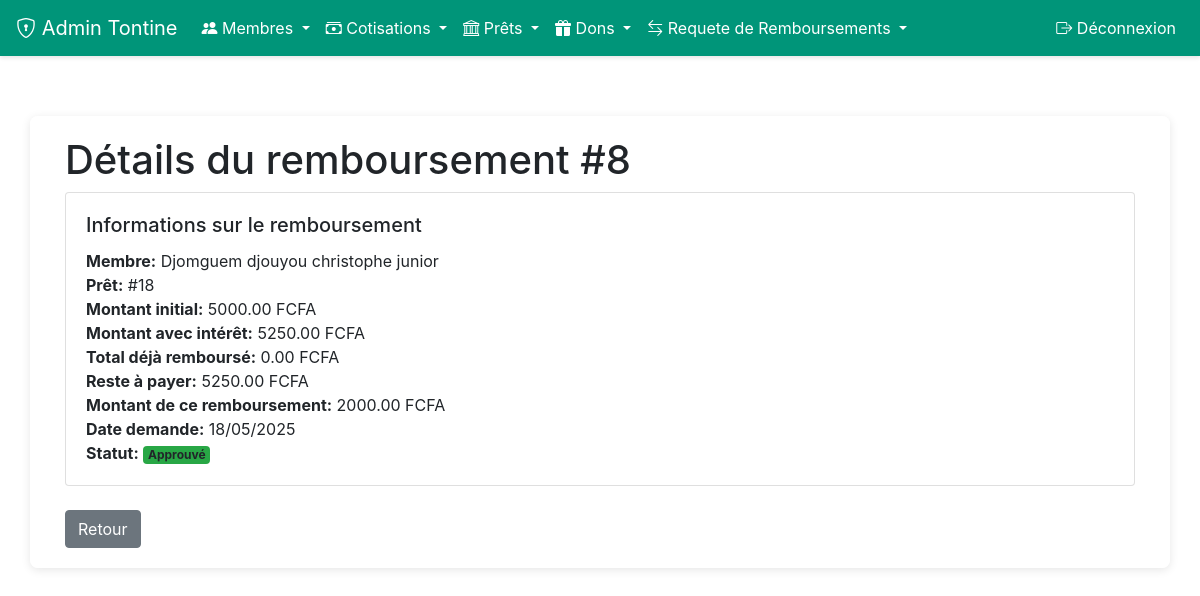
The page /admin-tontine/remboursements-pret/8/ (signed in) on the database its author committed.
### application/models.py (models this page shows, shortened)
class Remboursement(models.Model):
    STATUTS = [
        ('P', 'En attente'),
        ('A', 'Approuvé'),
        ('R', 'Rejeté')
    ]
    TYPE_REMBOURSEMENT = [
        ('COT', 'Cotisation'),
        ('PRET', 'Prêt')
    ]
    membre = models.ForeignKey(User, on_delete=models.CASCADE)
    cotisation = models.ForeignKey(Cotisation, on_delete=models.SET_NULL, null=True, blank=True)
    pret = models.ForeignKey(Pret, on_delete=models.SET_NULL, null=True, blank=True)
    montant = models.DecimalField(max_digits=10, decimal_places=2)
    date_demande = models.DateField(auto_now_add=True)
    date_validation = models.DateField(null=True, blank=True)
    statut = models.CharField(max_length=1, choices=STATUTS, default='P')
    type_remboursement = models.CharField(max_length=4, choices=TYPE_REMBOURSEMENT, default='COT')
    commentaire = models.TextField(blank=True, null=True)

class Pret(models.Model):
    STATUT_CHOICES = [
        ('DEM', 'Demande en cours'),
        ('ACC', 'Accepté'),
        ('REF', 'Refusé'),
        ('REM', 'Remboursé')
    ]
    PERIODE_REMBOURSEMENT = [
        ('1M', '1 mois'),
        ('3M', '3 mois'),
        ('6M', '6 mois'),
        ('1A', '1 an')
    ]
    emprunteur = models.ForeignKey(User, on_delete=models.CASCADE, related_name='prets')
    cotisation = models.ForeignKey(Cotisation, on_delete=models.SET_NULL, null=True, blank=True)
    montant = models.DecimalField(max_digits=12, decimal_places=2)
    montant_a_rembourser = models.DecimalField(max_digits=12, decimal_places=2, null=True, blank=True)
    motif = models.TextField()
    date_demande = models.DateTimeField(auto_now_add=True)
    date_approbation = models.DateTimeField(null=True, blank=True)
    statut = models.CharField(max_length=3, choices=STATUT_CHOICES, default='DEM')
    avaliseur = models.ForeignKey(User, on_delete=models.SET_NULL, null=True, blank=True, related_name='prets_avalises')
    periode_remboursement = models.CharField(max_length=2, choices=PERIODE_REMBOURSEMENT, default='1M')
    infos_avaliseur = models.TextField(blank=True, null=True)
    fichier_avaliseur = models.FileField(
        upload_to='avaliseurs/',
        null=True,
        blank=True,
        verbose_name="Fichier d'informations de l'avaliseur (PDF)"
    )
    montant_deja_rembourse = models.DecimalField(
        max_digits=12,
        decimal_places=2,
        default=0
    )
    @property
    def reste_a_rembourser(self):
        return self.montant_a_rembourser - self.montant_deja_rembourse

### application/views.py (the view)
@login_required
@user_passes_test(is_tontine_admin)
def admin_detail_remboursement_pret(request, remboursement_id):
    remboursement = get_object_or_404(
        Remboursement,
        id=remboursement_id,
        type_remboursement='PRET'
    )
    return render(request, 'admin_tontine/detail_remboursement_pret.html', {
        'remboursement': remboursement
    })

### application/views.py (called while the page is built)
def is_tontine_admin(user):
    return hasattr(user, 'profile') and user.profile.is_tontine_admin

### application/templates/admin_tontine/detail_remboursement_pret.html (shortened to what this page needs)
{% extends 'bas.html' %}
{% block content %}
<div class="container">
    <h1>Détails du remboursement #{{ remboursement.id }}</h1>
    <div class="card mb-4">
        <div class="card-body">
            <h5 class="card-title">Informations sur le remboursement</h5>
            <p class="card-text">
                <strong>Membre:</strong> {{ remboursement.membre.get_full_name }}<br>
                <strong>Prêt:</strong> #{{ remboursement.pret.id }}<br>
                <strong>Montant initial:</strong> {{ remboursement.pret.montant }} FCFA<br>
                <strong>Montant avec intérêt:</strong> {{ remboursement.pret.montant_a_rembourser }} FCFA<br>
                <strong>Total déjà remboursé:</strong> {{ remboursement.pret.montant_deja_rembourse }} FCFA<br>
                <strong>Reste à payer:</strong> {{ remboursement.pret.reste_a_rembourser }} FCFA<br>
                <strong>Montant de ce remboursement:</strong> {{ remboursement.montant }} FCFA<br>
                <strong>Date demande:</strong> {{ remboursement.date_demande|date:"d/m/Y" }}<br>
                <strong>Statut:</strong>
                <span class="badge
                    {% if remboursement.statut == 'P' %}bg-warning
                    {% elif remboursement.statut == 'A' %}bg-success
                    {% else %}bg-danger{% endif %}">
                    {{ remboursement.get_statut_display }}
                </span><br>
            </p>
        </div>
    </div>
    <a href="{% url 'application:admin_liste_remboursements_pret' %}" class="btn btn-secondary">Retour</a>
</div>
{% endblock %}

### application/templates/bas.html (style rules this page uses)
body { margin: 0; padding: 0; background-image: url('https://previews.123rf.com/images/pongmoji/pongmoji1502/pongmoji150200021/36435872-fond-d-%C3%A9cran-int%C3%A9rieur-blanc-la-couleur-de-fond-texture.jpg'); background-size: cover; background-repeat: no-repeat; background-position: center; min-height: 100vh; }

### rows shown on the page
Remboursement: id "8", membre.get_full_name "Djomguem djouyou christophe junior", pret.id "18", pret.montant "5000.00", pret.montant_a_rembourser "5250.00", pret.montant_deja_rembourse "0.00", pret.reste_a_rembourser "5250.00", montant "2000.00", date_demande "18/05/2025", statut "Approuvé"
